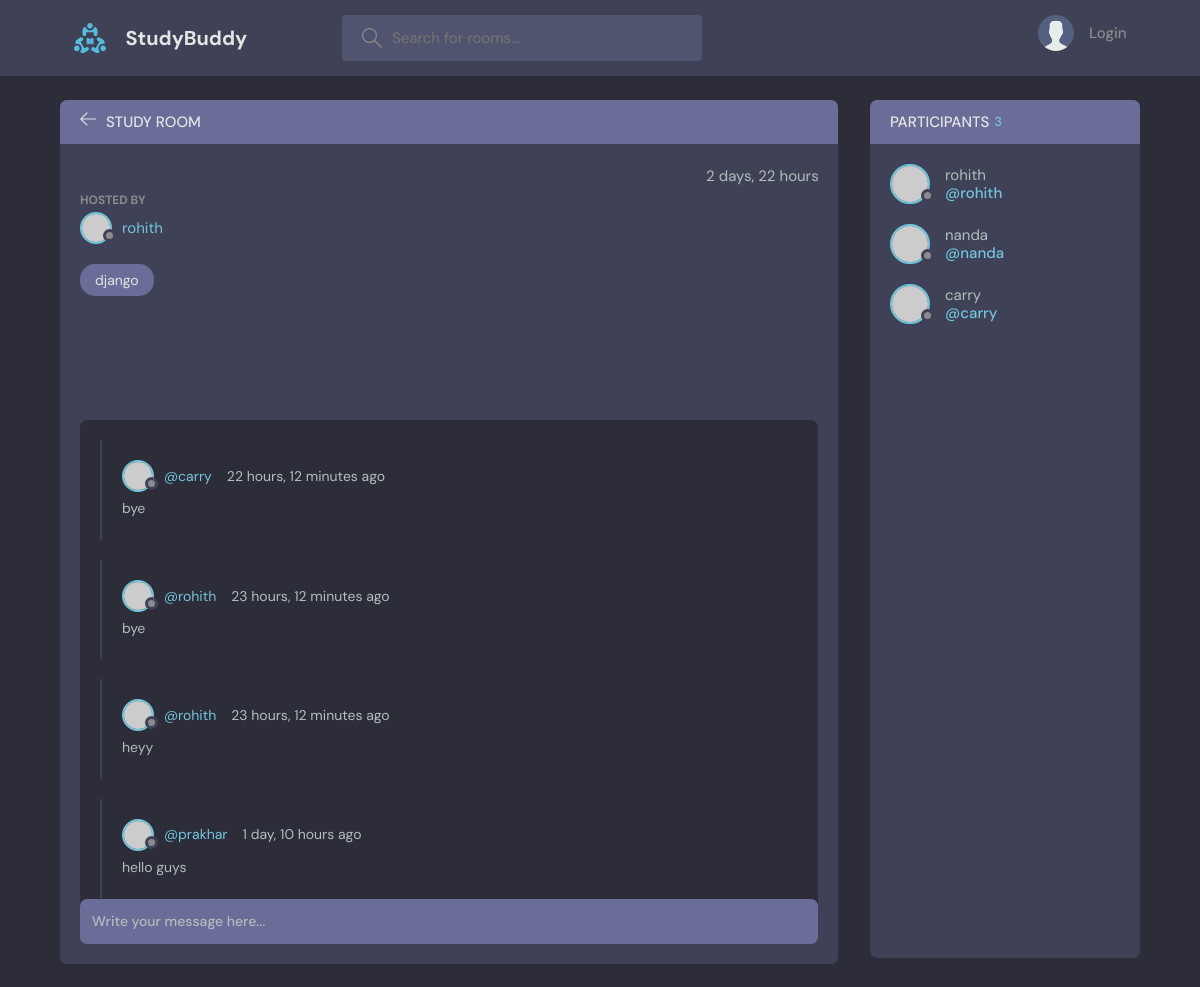
Page /room/2/ on the committed database.
### base/models.py (models this page shows, shortened)
class Room(models.Model):
    host = models.ForeignKey(User,on_delete = models.SET_NULL,null = True)
    topic = models.ForeignKey(Topic,on_delete = models.SET_NULL,null = True)
    name = models.CharField(max_length = 200)
    description = models.TextField(null = True,blank =True)
    participants = models.ManyToManyField(User,related_name = 'participants',blank = True)
    updated = models.DateTimeField(auto_now = True)
    created = models.DateTimeField(auto_now_add=True)
    class Meta:
        ordering = ['-updated','-created']

class Topic(models.Model):
    name = models.CharField(max_length = 200)
    def __str__(self):
        return self.name

class  Message(models.Model):
    user = models.ForeignKey(User,on_delete=models.CASCADE)
    room = models.ForeignKey(Room,on_delete = models.CASCADE)
    body = models.TextField()
    updated = models.DateTimeField(auto_now = True)
    created = models.DateTimeField(auto_now_add=True)
    class Meta:
        ordering = ['-updated','-created']

### base/views.py (the view, shortened to what this page needs)
# urls.py: path('room/<str:pk>/',views.room,name="room"),
def room(request,pk):
    room = Room.objects.get(id = pk)
    room_messages = room.message_set.all().order_by('-created')
    participants = room.participants.all()
    context = {'room':room,'room_messages':room_messages,'participants':participants}
    return render(request,'base/room.html',context)

### base/templates/base/room.html (shortened to what this page needs)
{%extends 'main.html' %}
{%block content%}
    <main class="profile-page layout layout--2">
      <div class="container">
        <div class="room">
          <div class="room__top">
            <div class="room__topLeft">
              <a href="{%url 'home'%}">
                <svg version="1.1" xmlns="http://www.w3.org/2000/svg" width="32" height="32" viewBox="0 0 32 32">
                  <title>arrow-left</title>
                  <path
                    d="M13.723 2.286l-13.723 13.714 13.719 13.714 1.616-1.611-10.96-10.96h27.625v-2.286h-27.625l10.965-10.965-1.616-1.607z"
                  ></path>
                </svg>
              </a>
              <h3>Study Room</h3>
            </div>
          </div>
          <div class="room__box scroll">
            <div class="room__header scroll">
              <div class="room__info">
                <span>{{room.created|timesince}}</span>
              </div>
              <div class="room__hosted">
                <p>Hosted By</p>
                <a href="{% url 'user-profile' room.host.id %}" class="room__author">
                  <div class="avatar avatar--small">
                    <img src="https://randomuser.me/api/portraits/men/37.jpg" />
                  </div>
                  <span>{{room.host.username}}</span>
                </a>
              </div>
              <span class="room__topics">{{room.topic}}</span>
            </div>
            <div class="room__conversation">
              <div class="threads scroll">
                {%for message in room_messages%}
                <div class="thread">
                  <div class="thread__top">
                    <div class="thread__author">
                      <a href="{%url 'user-profile' message.user.id %}" class="thread__authorInfo">
                        <div class="avatar avatar--small">
                          <img src="https://randomuser.me/api/portraits/men/37.jpg" />
                        </div>
                        <span>@{{message.user.username}}</span>
                      </a>
                      <span class="thread__date">{{message.created|timesince}} ago</span>
                    </div>
                  </div>
                  <div class="thread__details">
                    {{message.body}}
                  </div>
                </div>
                {%endfor%}
              </div>
            </div>
          </div>
          <div class="room__message">
            <form action="#"><input name="" placeholder="Write your message here..." /></form>
          </div>
        </div>
        <div class="participants">
          <h3 class="participants__top">Participants <span>{{participants.count}}</span></h3>
          <div class="participants__list scroll">
            {%for user in participants %}
            <a href="{% url 'user-profile' user.id %}" class="participant">
              <div class="avatar avatar--medium">
                <img src="https://randomuser.me/api/portraits/men/37.jpg" />
              </div>
              <p>
                {{user.username}}
                <span>@{{user.username}}</span>
              </p>
            </a>
            {%endfor%}
          </div>
        </div>
      </div>
    </main>
  </body>
</html>
{%endblock%}

### rows in the picture
Room: created "2 days, 22 hours", host.username "rohith", topic "django"
Message: user.username "carry", created "22 hours, 12 minutes", body "bye"
Message: user.username "rohith", created "23 hours, 12 minutes", body "bye"
Message: user.username "rohith", created "23 hours, 12 minutes", body "heyy"
Message: user.username "prakhar", created "1 day, 10 hours", body "hello guys"

### other values in the picture
{{ participants.count }} "3"
{{ user.username }} "rohith"
{{ user.username }} "nanda"
{{ user.username }} "carry"
